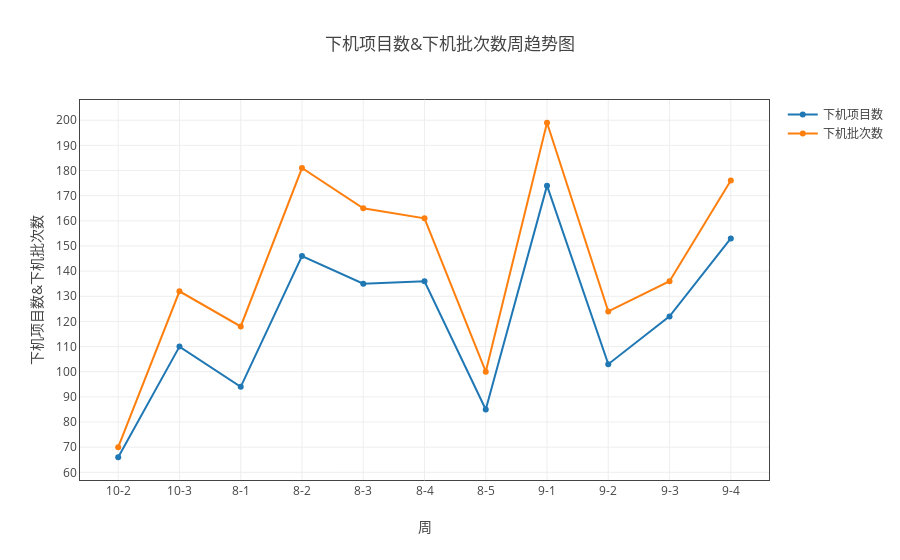
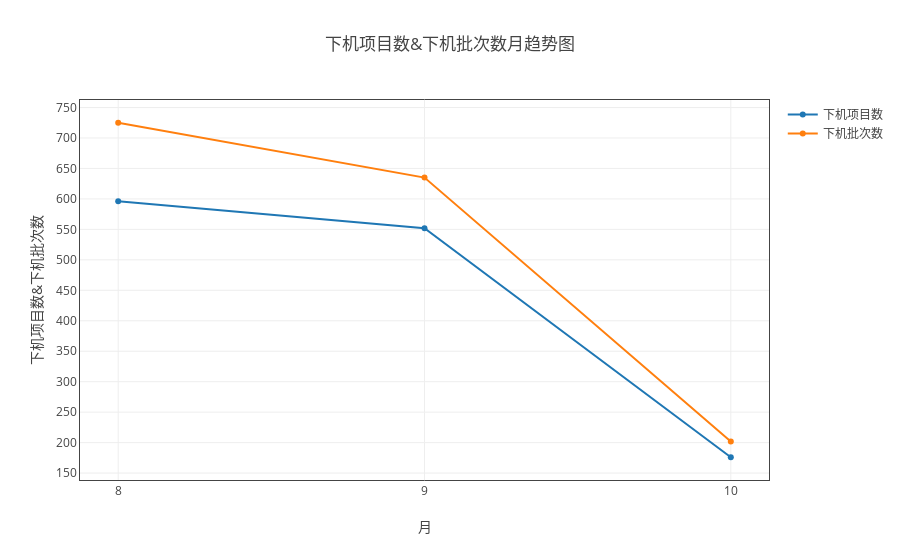

Notebook code cell kept with these figures, in order:
### Markdown cell above
#### 下机批次数和下机项目数

### Code cell
ss = myModule.format(all_df1 ,"日期（格式“月-周次”）" ,['下机批次数','下机项目数'])
myModule.myPlot(ss.groupby('sum')).plot('line')
ss = myModule.format(all_df1 ,"month" ,['下机批次数','下机项目数'])
myModule.myPlot(ss.groupby('sum')).plot('line',"月")

### Figure 1 — Plotly figure (JSON) as saved in the notebook; plotly's stock layout.template omitted (floating-point values rounded to 4 significant figures)
{"data": [{"name": "下机项目数", "type": "scatter", "uid": "c5fda1d8-d5cc-11e8-8ddb-a41f72875c19", "x": ["10-2", "10-3", "8-1", "8-2", "8-3", "8-4", "8-5", "9-1", "9-2", "9-3", "9-4"], "y": [66, 110, 94, 146, 135, 136, 85, 174, 103, 122, 153]}, {"name": "下机批次数", "type": "scatter", "uid": "c5fda1d9-d5cc-11e8-8ddb-a41f72875c19", "x": ["10-2", "10-3", "8-1", "8-2", "8-3", "8-4", "8-5", "9-1", "9-2", "9-3", "9-4"], "y": [70, 132, 118, 181, 165, 161, 100, 199, 124, 136, 176]}], "layout": {"title": "下机项目数&下机批次数周趋势图", "xaxis": {"mirror": "all", "nticks": 20, "showgrid": true, "showline": true, "title": "周", "type": "category", "zeroline": true}, "yaxis": {"mirror": "all", "nticks": 20, "showgrid": true, "showline": true, "title": "下机项目数&下机批次数", "zeroline": true}}}

### Figure 2 — Plotly figure (JSON) as saved in the notebook; plotly's stock layout.template omitted (floating-point values rounded to 4 significant figures)
{"data": [{"name": "下机项目数", "type": "scatter", "uid": "c5fda1da-d5cc-11e8-8ddb-a41f72875c19", "x": [8, 9, 10], "y": [596, 552, 176]}, {"name": "下机批次数", "type": "scatter", "uid": "c5fda1db-d5cc-11e8-8ddb-a41f72875c19", "x": [8, 9, 10], "y": [725, 635, 202]}], "layout": {"title": "下机项目数&下机批次数月趋势图", "xaxis": {"mirror": "all", "nticks": 20, "showgrid": true, "showline": true, "title": "月", "type": "category", "zeroline": true}, "yaxis": {"mirror": "all", "nticks": 20, "showgrid": true, "showline": true, "title": "下机项目数&下机批次数", "zeroline": true}}}
